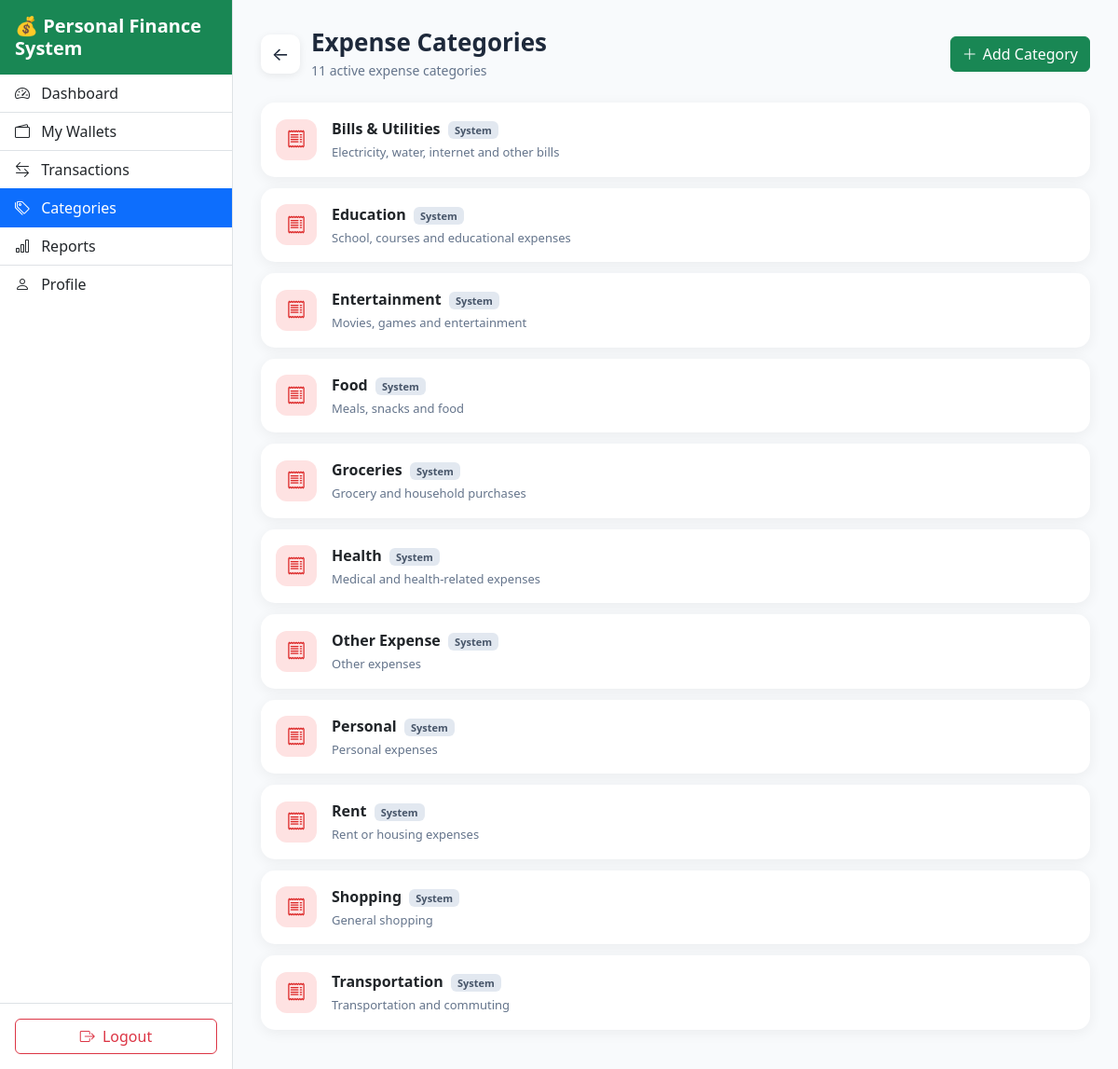
The page /categories/index.php (signed in) on the database as committed earlier.
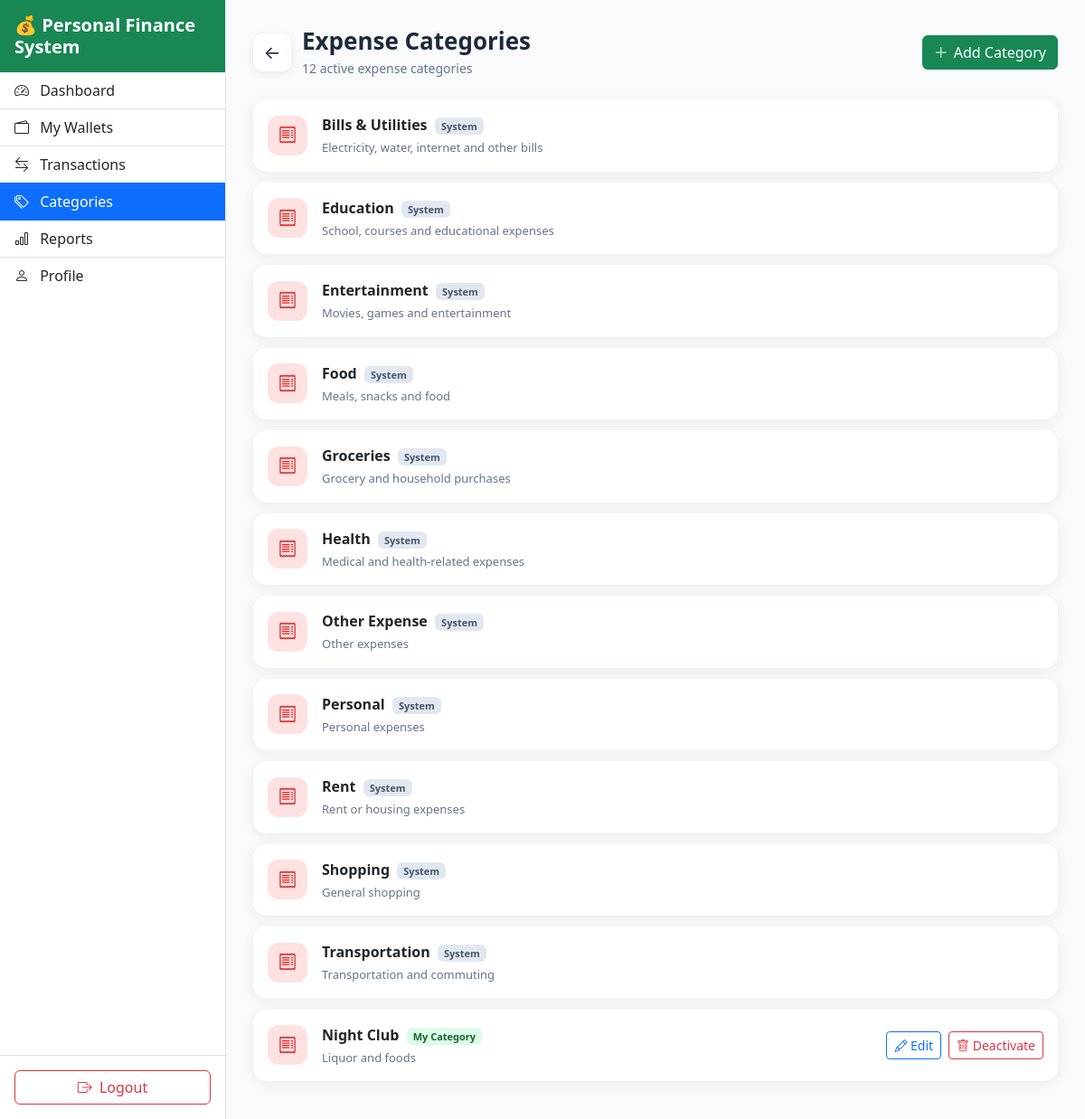
The same page on the database as committed later.
### tables this page shows
CREATE TABLE `categories` (
  `id` int(10) unsigned NOT NULL AUTO_INCREMENT,
  `user_id` int(10) unsigned DEFAULT NULL,
  `name` varchar(100) NOT NULL,
  `type` enum('Income','Expense') NOT NULL,
  `description` varchar(255) DEFAULT NULL,
  `status` enum('Active','Inactive') NOT NULL DEFAULT 'Active',
  `created_at` timestamp NOT NULL DEFAULT current_timestamp(),
  `updated_at` timestamp NOT NULL DEFAULT current_timestamp() ON UPDATE current_timestamp(),
  PRIMARY KEY (`id`),
  KEY `idx_category_user` (`user_id`),
  KEY `idx_category_type` (`type`),
  CONSTRAINT `fk_category_user` FOREIGN KEY (`user_id`) REFERENCES `users` (`id`) ON DELETE CASCADE ON UPDATE CASCADE
);

### app/helpers/functions.php (called while the page is built, shortened)
<?php
function e($value)
{
    return htmlspecialchars(
        $value ?? '',
        ENT_QUOTES,
        'UTF-8'
    );
}

### categories/index.php (the view, shortened to what the changed rows need)
<?php
require_once __DIR__ .
    '/../app/config/database.php';
require_once __DIR__ .
    '/../app/helpers/functions.php';
$userId =
    (int)
    $_SESSION['user_id'];
$sql = "
    SELECT
        id,
        user_id,
        name,
        description,
        status,
        created_at
    FROM categories
    WHERE type = 'Expense'
      AND status = 'Active'
      AND (
            user_id IS NULL
            OR user_id = :user_id
      )
    ORDER BY
        user_id IS NOT NULL ASC,
        name ASC
";
$stmt =
    $pdo->prepare($sql);
$stmt->execute([
    ':user_id' =>
        $userId
]);
$categories =
    $stmt->fetchAll();
$totalCategories =
    count($categories);
?>
<!DOCTYPE html>
<html lang="en">
<head>
<link
    href="https://cdn.jsdelivr.net/npm/bootstrap@5.3.7/dist/css/bootstrap.min.css"
    rel="stylesheet"
>
<link
    rel="stylesheet"
    href="https://cdn.jsdelivr.net/npm/bootstrap-icons@1.13.1/font/bootstrap-icons.min.css"
>
<link
    rel="stylesheet"
    href="<?= BASE_URL ?>assets/css/style_categories_index.css"
>
</head>
<body>
<main class="categories-content">
    <div class="page-header">
        <div class="page-title-wrapper">
            <h1 class="page-title">
                Expense Categories
            </h1>
            <p class="page-subtitle">
                <?= $totalCategories ?>
                active expense categor<?= $totalCategories === 1 ? 'y' : 'ies' ?>
            </p>
        </div>
    </div>
    <?php if (
        empty($categories)
    ): ?>
        <div class="empty-state">
            <div class="empty-icon">
                <i class="bi bi-tags"></i>
            </div>
            <h4>
                No Expense Categories
            </h4>
            <p class="text-muted">
                Create your first expense category.
            </p>
            <a
                href="<?= BASE_URL ?>categories/create.php"
                class="btn btn-success"
            >
                <i class="bi bi-plus-lg me-1"></i>
                Add Category
            </a>
        </div>
    <?php else: ?>
        <?php foreach (
            $categories
            as $category
        ): ?>
            <div
                class="
                    card
                    category-card
                "
            >
                <div class="card-body">
                    <div
                        class="
                            d-flex
                            align-items-center
                            gap-3
                        "
                    >
                        <div
                            class="category-icon"
                        >
                            <i
                                class="
                                    bi
                                    bi-receipt
                                "
                            ></i>
                        </div>
                        <div
                            class="
                                flex-grow-1
                                min-width-0
                            "
                        >
                            <div
                                class="
                                    category-name
                                "
                            >
                                <?= e(
                                    $category['name']
                                ) ?>
                                <?php if (
                                    $category['user_id']
                                    === null
                                ): ?>
                                    <span
                                        class="
                                            badge
                                            system-badge
                                            ms-1
                                        "
                                    >
                                        System
                                    </span>
                                <?php else: ?>
                                    <span
                                        class="
                                            badge
                                            custom-badge
                                            ms-1
                                        "
                                    >
                                        My Category
                                    </span>
                                <?php endif; ?>
                            </div>
                            <div
                                class="
                                    category-description
                                    mt-1
                                "
                            >
                                <?= e(
                                    $category[
                                        'description'
                                    ]
                                    ?: 'No description'
                                ) ?>
                            </div>
                        </div>
                                <?php if (
                                    $category['user_id'] !== null
                                ): ?>
                                    <div
                                        class="
                                            d-flex
                                            align-items-center
                                            gap-2
                                            ms-2
                                            flex-shrink-0
                                        "
                                    >
                                        <a
                                            href="<?= BASE_URL ?>categories/edit.php?id=<?= (int) $category['id'] ?>"
                                            class="
                                                btn
                                                btn-outline-primary
                                                btn-sm
                                            "
                                            title="Edit Category"
                                        >
                                            <i
                                                class="
                                                    bi
                                                    bi-pencil
                                                "
                                            ></i>
                                            <span class="d-none d-sm-inline">
                                                Edit
                                            </span>
                                        </a>
                                        <a
                                            href="<?= BASE_URL ?>categories/delete.php?id=<?= (int) $category['id'] ?>"
                                            class="
                                                btn
                                                btn-outline-danger
                                                btn-sm
                                            "
                                            title="Deactivate Category"
                                            onclick="
                                                return confirm(
                                                    'Are you sure you want to deactivate this category?'
                                                );
                                            "
                                        >
                                            <i
                                                class="
                                                    bi
                                                    bi-trash
                                                "
                                            ></i>
                                            <span class="d-none d-sm-inline">
                                                Deactivate
                                            </span>
                                        </a>
                                    </div>
                                <?php endif; ?>
                    </div>
                </div>
            </div>
        <?php endforeach; ?>
    <?php endif; ?>
</main>
</body>
</html>

Rows that differ between the two databases and show on the page:
added categories: name "Night Club", shows "My Category", description "Liquor and foods"
Other text that changed with them:
$totalCategories: "11" → "12"
